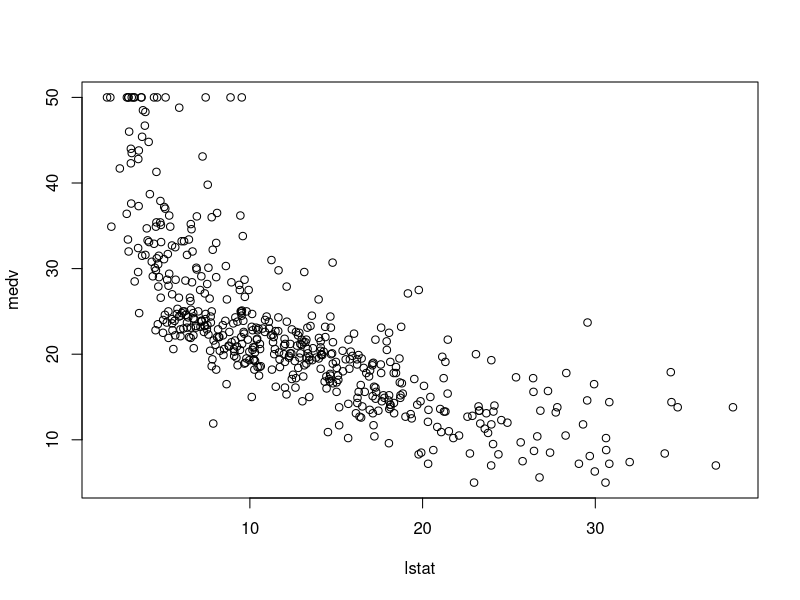
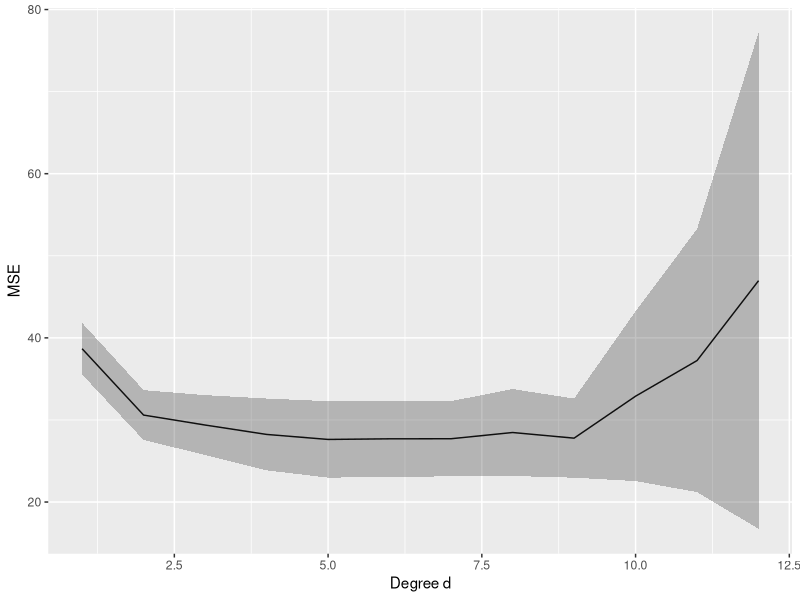

Reproduce these figures in R, in order.
# charger le jeu de données 
library(MASS)
attach(Boston)
plot(lstat, medv)

# graine aléatoire 
set.seed(43)
# Regression polynomes d different degrees
n <- nrow(Boston)
kfold <- rep((1:10), (n/10)+1)[1:n]
maxdegree <- 12
cv.error <- matrix(NA, 10, maxdegree)
cv.error.train <- matrix(NA, 10, maxdegree)
Krep <- 20
cv.error.rep <- matrix(NA, Krep, maxdegree)
for(rep in 1:Krep){
  Boston <- Boston[sample(nrow(Boston)),]
  for(d in 1:maxdegree){
    for(k in 1:10){
      data.train <- Boston[kfold != k,]
      data.test <- Boston[kfold == k,]
      fit.poly <- glm(medv ~ poly(lstat, degree=d), 
                      data=data.train)
      ypred <- predict(fit.poly, data.test)
      cv.error[k, d] <-  mean((data.test$medv - ypred)^2)
      cv.error.train[k, d] <- mean((data.train$medv-
                                fit.poly$fitted.values)^2)
    }
    cv.error.rep[rep, d] <- mean(cv.error[, d])
  }
}

# to choose the error to analyse
error.analyse <- cv.error
# plot bias variance tradeoff
library(ggplot2)
err_data <- 1:maxdegree
err_data <- cbind(err_data, colMeans(error.analyse))
stderr <- function(x) sd(x)/sqrt(length(x))
err_data <- cbind(err_data, apply(error.analyse, 2, stderr))
ggplot(as.data.frame(err_data), aes(err_data))+
  geom_line(aes(y = V2)) +
  geom_ribbon(aes(ymin=V2-1.6*V3,ymax=V2+1.6*V3), 
              alpha=0.3) +
  ylab("MSE")+
  xlab("Degree d")

